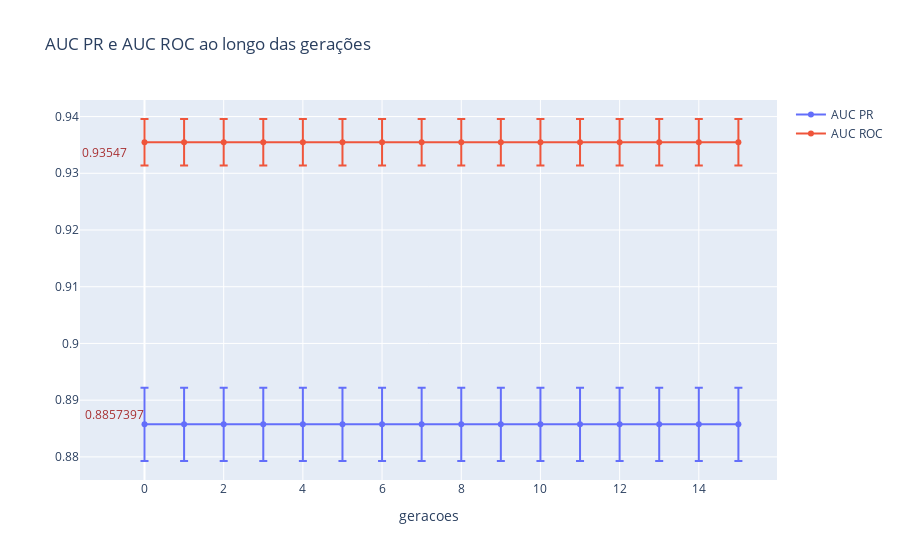

Notebook cell for this chart:
### Code cell
import plotly.graph_objects as go


fig = go.Figure()

fig.add_trace(go.Scatter(
        x=list(range(0, len(m_auc_pr))),
        y=m_auc_pr,name='AUC PR',
        error_y=dict(
            type='data', # value of error bar given in data coordinates
            array=s_auc_pr,
            visible=True)
    ))

fig.add_trace(go.Scatter(
        x=list(range(0, len(m_auc_roc))),
        y=m_auc_roc,name='AUC ROC',
        error_y=dict(
            type='data', # value of error bar given in data coordinates
            array=s_auc_roc,
            visible=True)
    ))


fig.add_annotation(x=0, y=m_auc_pr[0],showarrow=False,
            text="0.8857397",yshift=10, xshift=-30,
            font=dict(color='rgba(152, 0, 0, .8)'))


fig.add_annotation(x=0, y=m_auc_roc[0],showarrow=False,
            text="0.93547",yshift=-10, xshift=-40,
            font=dict(color='rgba(152, 0, 0, .8)'))



fig.update_layout(title='AUC PR e AUC ROC ao longo das gerações')
fig.update_layout(
    xaxis_title="geracoes",
)

fig.show()

### Figure 1 — Plotly figure (JSON) as saved in the notebook; plotly's stock layout.template omitted (floating-point values rounded to 4 significant figures)
{"data": [{"error_y": {"array": [0.006466, 0.006466, 0.006466, 0.006466, 0.006466, 0.006466, 0.006466, 0.006466, 0.006466, 0.006466, 0.006466, 0.006466, 0.006466, 0.006466, 0.006466, 0.006466], "type": "data", "visible": true}, "name": "AUC PR", "type": "scatter", "x": [0, 1, 2, 3, 4, 5, 6, 7, 8, 9, 10, 11, 12, 13, 14, 15], "y": [0.8857, 0.8857, 0.8857, 0.8857, 0.8857, 0.8857, 0.8857, 0.8857, 0.8857, 0.8857, 0.8857, 0.8857, 0.8857, 0.8857, 0.8857, 0.8857]}, {"error_y": {"array": [0.004101, 0.004101, 0.004101, 0.004101, 0.004101, 0.004101, 0.004101, 0.004101, 0.004101, 0.004101, 0.004101, 0.004101, 0.004101, 0.004101, 0.004101, 0.004101], "type": "data", "visible": true}, "name": "AUC ROC", "type": "scatter", "x": [0, 1, 2, 3, 4, 5, 6, 7, 8, 9, 10, 11, 12, 13, 14, 15], "y": [0.9355, 0.9355, 0.9355, 0.9355, 0.9355, 0.9355, 0.9355, 0.9355, 0.9355, 0.9355, 0.9355, 0.9355, 0.9355, 0.9355, 0.9355, 0.9355]}], "layout": {"annotations": [{"font": {"color": "rgba(152, 0, 0, .8)"}, "showarrow": false, "text": "0.8857397", "x": 0, "xshift": -30, "y": 0.8857, "yshift": 10}, {"font": {"color": "rgba(152, 0, 0, .8)"}, "showarrow": false, "text": "0.93547", "x": 0, "xshift": -40, "y": 0.9355, "yshift": -10}], "title": {"text": "AUC PR e AUC ROC ao longo das gerações"}, "xaxis": {"title": {"text": "geracoes"}}}}
